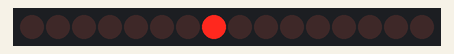
Simulated run of this sketch. Board: Arduino Uno, built with avr-gcc and run on an emulated ATmega328P. Shown: 16 shift-register outputs drawn as a row of LEDs (first output left, lit = HIGH). Wiring (inferred from the names in the program): 2 × shift register (74HC595): data pin 11; shift clock pin 13; latch pin 8. Wiring (inferred from the signals the program sends): row of LEDs: on Q0, Q1, Q2, Q3, Q4, Q5, Q6, Q7, Q8, Q9, Q10, Q11, Q12, Q13, Q14, Q15.

Above: at 0.1 s.
At 0.9 s:
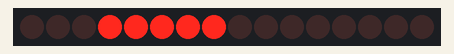
At 1.7 s:
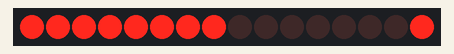
At 3.3 s:
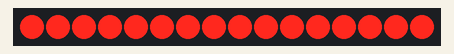
At 5.2 s:
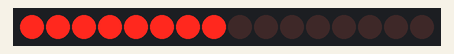
At 7.0 s:
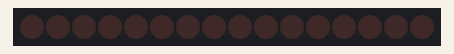
Timing chart, 0 to 9.6 s (numbered marks = the images above):
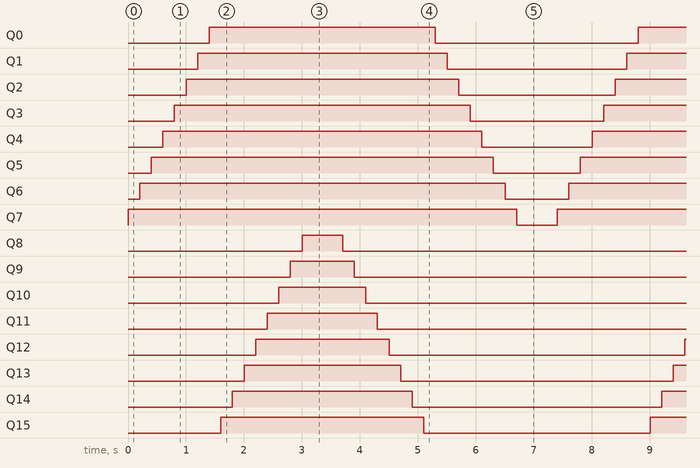

Measured:
- by itself, Q0: alternates HIGH for 3.9 s and LOW for 3.5 s
- by itself, Q1: alternates HIGH for 4.3 s and LOW for 3.1 s
- by itself, Q2: alternates HIGH for 4.7 s and LOW for 2.7 s
- by itself, Q3: alternates HIGH for 5.1 s and LOW for 2.3 s
- by itself, Q4: alternates HIGH for 5.5 s and LOW for 1.9 s
- by itself, Q5: alternates HIGH for 5.9 s and LOW for 1.5 s
- by itself, Q6: alternates HIGH for 6.3 s and LOW for 1.1 s
- by itself, Q7: alternates HIGH for 6.7 s and LOW for 0.70 s

The sketch:

TinkerCAD_14___________2___________74HC595___16____________.ino
```cpp
int SRCLK_Pin = 13; // pin 11 75HC595
int RCLK_Pin = 8;   // pin 12 75HC595
int SER_Pin = 11;   // pin 14 75HC595
#define Count_74hc595 2 // êîëè÷åñêòâî ðåãèñòðîâ ñäâèãà
boolean Registers[Count_74hc595*8];//ìàññèâ ñâåòîäèîäîâ (16)
void setup() {
  pinMode(SER_Pin, OUTPUT);
  pinMode(RCLK_Pin, OUTPUT);
  pinMode(SRCLK_Pin, OUTPUT);
  ClearRegisters();
}
void WriteRegisters() {
  digitalWrite(RCLK_Pin, LOW);  // ñáðîñ çàùåëêè
  // óñòàíîâêà ðàçðÿäîâ ðåãèñòðîâ
  for(int i = Count_74hc595 * 8 - 1; i >=  0; i--) {
     digitalWrite(SRCLK_Pin, LOW);  //clock low
     int val = Registers[i];
     digitalWrite(SER_Pin, val);    // ïèøåì äàííûå
     digitalWrite(SRCLK_Pin, HIGH); // óñòàíàâëèâàåì ñ÷åò÷èê
   }
   digitalWrite(RCLK_Pin, HIGH);  // çàùåëêèâàåì
}
void ClearRegisters() { // îáíóëÿåì ðåãèñòðû
  for(int i = Count_74hc595 * 8 - 1; i >=  0; i--)
      Registers[i] = LOW;
  WriteRegisters();
}
// óñòàíîâêà ðåãèñòðîâ
void SetRegister(int index, int value) {
  Registers[index] = value;  // çàïèñûâàåì ìàññèâ
  WriteRegisters();          // ïèøåì â ðåãèñòðû
}
void loop() {
  SetRegister(7, HIGH); delay (200); // çàæèãàåì ñâåòîäèîäû
  SetRegister(6, HIGH); delay (200);
  SetRegister(5, HIGH); delay (200);
  SetRegister(4, HIGH); delay (200);
  SetRegister(3, HIGH); delay (200);
  SetRegister(2, HIGH); delay (200);
  SetRegister(1, HIGH); delay (200);
  SetRegister(0, HIGH); delay (200);
  SetRegister(15,HIGH); delay (200);
  SetRegister(14,HIGH); delay (200);
  SetRegister(13,HIGH); delay (200);
  SetRegister(12,HIGH); delay (200);
  SetRegister(11,HIGH); delay (200);
  SetRegister(10,HIGH); delay (200);
  SetRegister(9, HIGH); delay (200);
  SetRegister(8, HIGH); delay (200);
  delay(500);
  SetRegister(8, LOW); delay (200); // ãàñèì ñâåòîäèîäû
  SetRegister(9, LOW); delay (200);
  SetRegister(10,LOW); delay (200);
  SetRegister(11,LOW); delay (200);
  SetRegister(12,LOW); delay (200);
  SetRegister(13,LOW); delay (200);
  SetRegister(14,LOW); delay (200);
  SetRegister(15,LOW); delay (200);
  SetRegister(0, LOW); delay (200);
  SetRegister(1, LOW); delay (200);
  SetRegister(2, LOW); delay (200);
  SetRegister(3, LOW); delay (200);
  SetRegister(4, LOW); delay (200);
  SetRegister(5, LOW); delay (200);
  SetRegister(6, LOW); delay (200);
  SetRegister(7, LOW); delay (200);
  delay(500);
}
```
